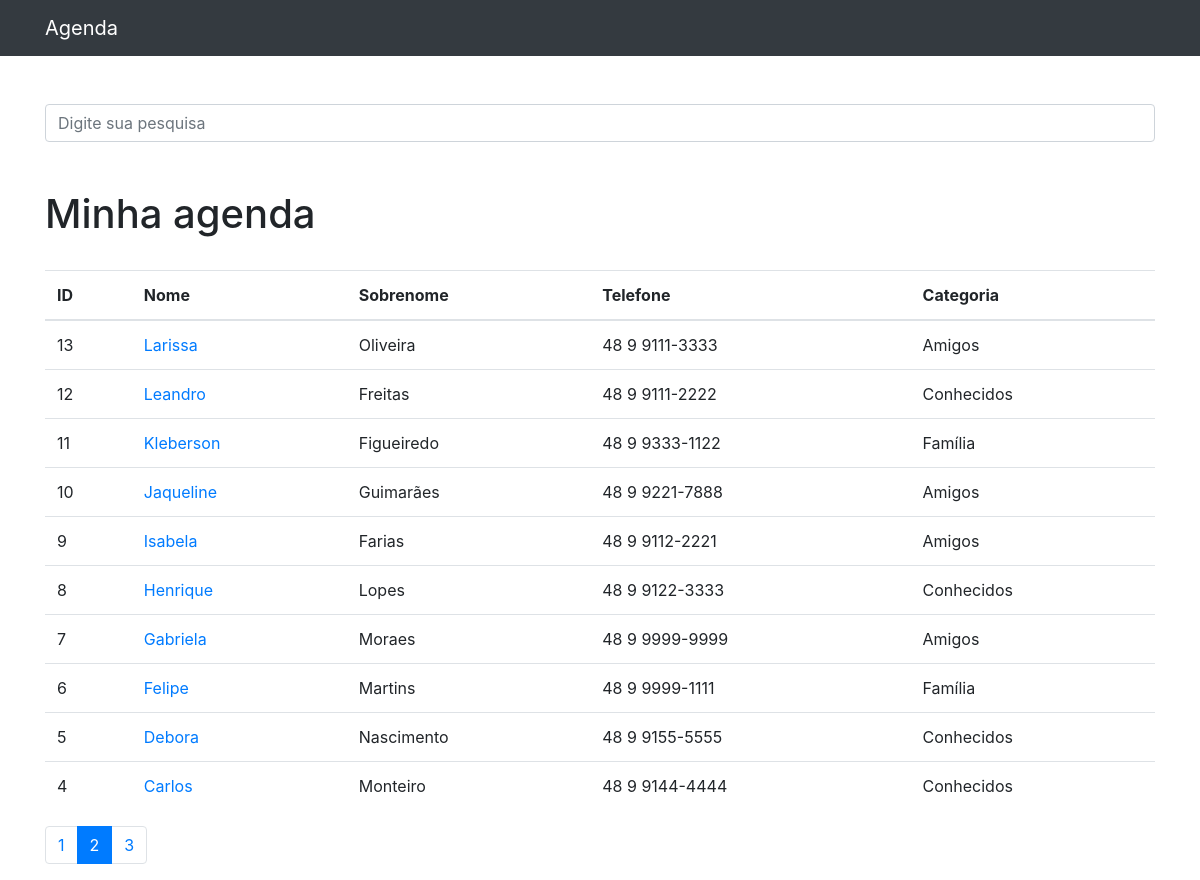
Page /?p=2 on the committed database.
### contatos/models.py (models this page shows, shortened)
class Contato(models.Model):
    nome = models.CharField(max_length=255)
    sobrenome = models.CharField(max_length=255, blank=True)
    telefone = models.CharField(max_length=255)
    email = models.CharField(max_length=255, blank=True)
    data_criacao = models.DateTimeField(default=timezone.now)
    descricao = models.TextField(blank=True)
    categoria = models.ForeignKey(Categoria, on_delete=models.DO_NOTHING)
    mostrar = models.BooleanField(default=True)
    foto = models.ImageField(blank=True, upload_to='fotos/%Y/%m/%d')

class Categoria(models.Model):
    nome = models.CharField(max_length=255)
    def __str__(self):
        return self.nome

### contatos/views.py (the view)
# urls.py: path('', views.index, name='index'),
def index(request):
    contatos = Contato.objects.order_by('-id').filter(mostrar=True)
    paginator = Paginator(contatos, 10)
    page = request.GET.get('p')
    contatos = paginator.get_page(page)
    return render(request, 'contatos/index.html', {
        'contatos': contatos
    })

### contatos/templates/contatos/index.html
{% extends 'base.html' %}
{% block conteudo %}
<h1 class="mt-5">Minha agenda</h1>
<br>
<table class="table">
    <thead>
    <tr>
        <th>ID</th>
        <th>Nome</th>
        <th>Sobrenome</th>
        <th>Telefone</th>
        <th>Categoria</th>
    </tr>
    </thead>
    <tbody>
    {% for contato in contatos %}
    {% if contato.mostrar %}
    <tr>
        <td>{{ contato.id }}</td>
        <td>
            <a href="{% url 'ver_contato' contato.id %}">{{ contato.nome }}</a>
        </td>
        <td>{{ contato.sobrenome }}</td>
        <td>{{ contato.telefone }}</td>
        <td>{{ contato.categoria }}</td>
    </tr>
    {% endif %}
    {% endfor %}
    </tbody>
</table>
<nav aria-label="Page navigation example">
    <ul class="pagination">
        {% for pagina in contatos.paginator.page_range %}
            {% if contatos.number == pagina %}
                <li class="page-item active"><a class="page-link" href="?p={{ pagina }}">{{ pagina }}</a></li>
            {% else %}
                <li class="page-item"><a class="page-link" href="?p={{ pagina }}">{{ pagina }}</a></li>
            {% endif %}
        {% endfor %}
    </ul>
</nav>
{% endblock %}

### rows in the picture
Contato: id "13", nome "Larissa", sobrenome "Oliveira", telefone "48 9 9111-3333", categoria "Amigos"
Contato: id "12", nome "Leandro", sobrenome "Freitas", telefone "48 9 9111-2222", categoria "Conhecidos"
Contato: id "11", nome "Kleberson", sobrenome "Figueiredo", telefone "48 9 9333-1122", categoria "Família"
Contato: id "10", nome "Jaqueline", sobrenome "Guimarães", telefone "48 9 9221-7888", categoria "Amigos"
Contato: id "9", nome "Isabela", sobrenome "Farias", telefone "48 9 9112-2221", categoria "Amigos"
Contato: id "8", nome "Henrique", sobrenome "Lopes", telefone "48 9 9122-3333", categoria "Conhecidos"
Contato: id "7", nome "Gabriela", sobrenome "Moraes", telefone "48 9 9999-9999", categoria "Amigos"
Contato: id "6", nome "Felipe", sobrenome "Martins", telefone "48 9 9999-1111", categoria "Família"
Contato: id "5", nome "Debora", sobrenome "Nascimento", telefone "48 9 9155-5555", categoria "Conhecidos"
Contato: id "4", nome "Carlos", sobrenome "Monteiro", telefone "48 9 9144-4444", categoria "Conhecidos"

### other values in the picture
{{ pagina }} "1" "3"
{{ pagina }} "2"
